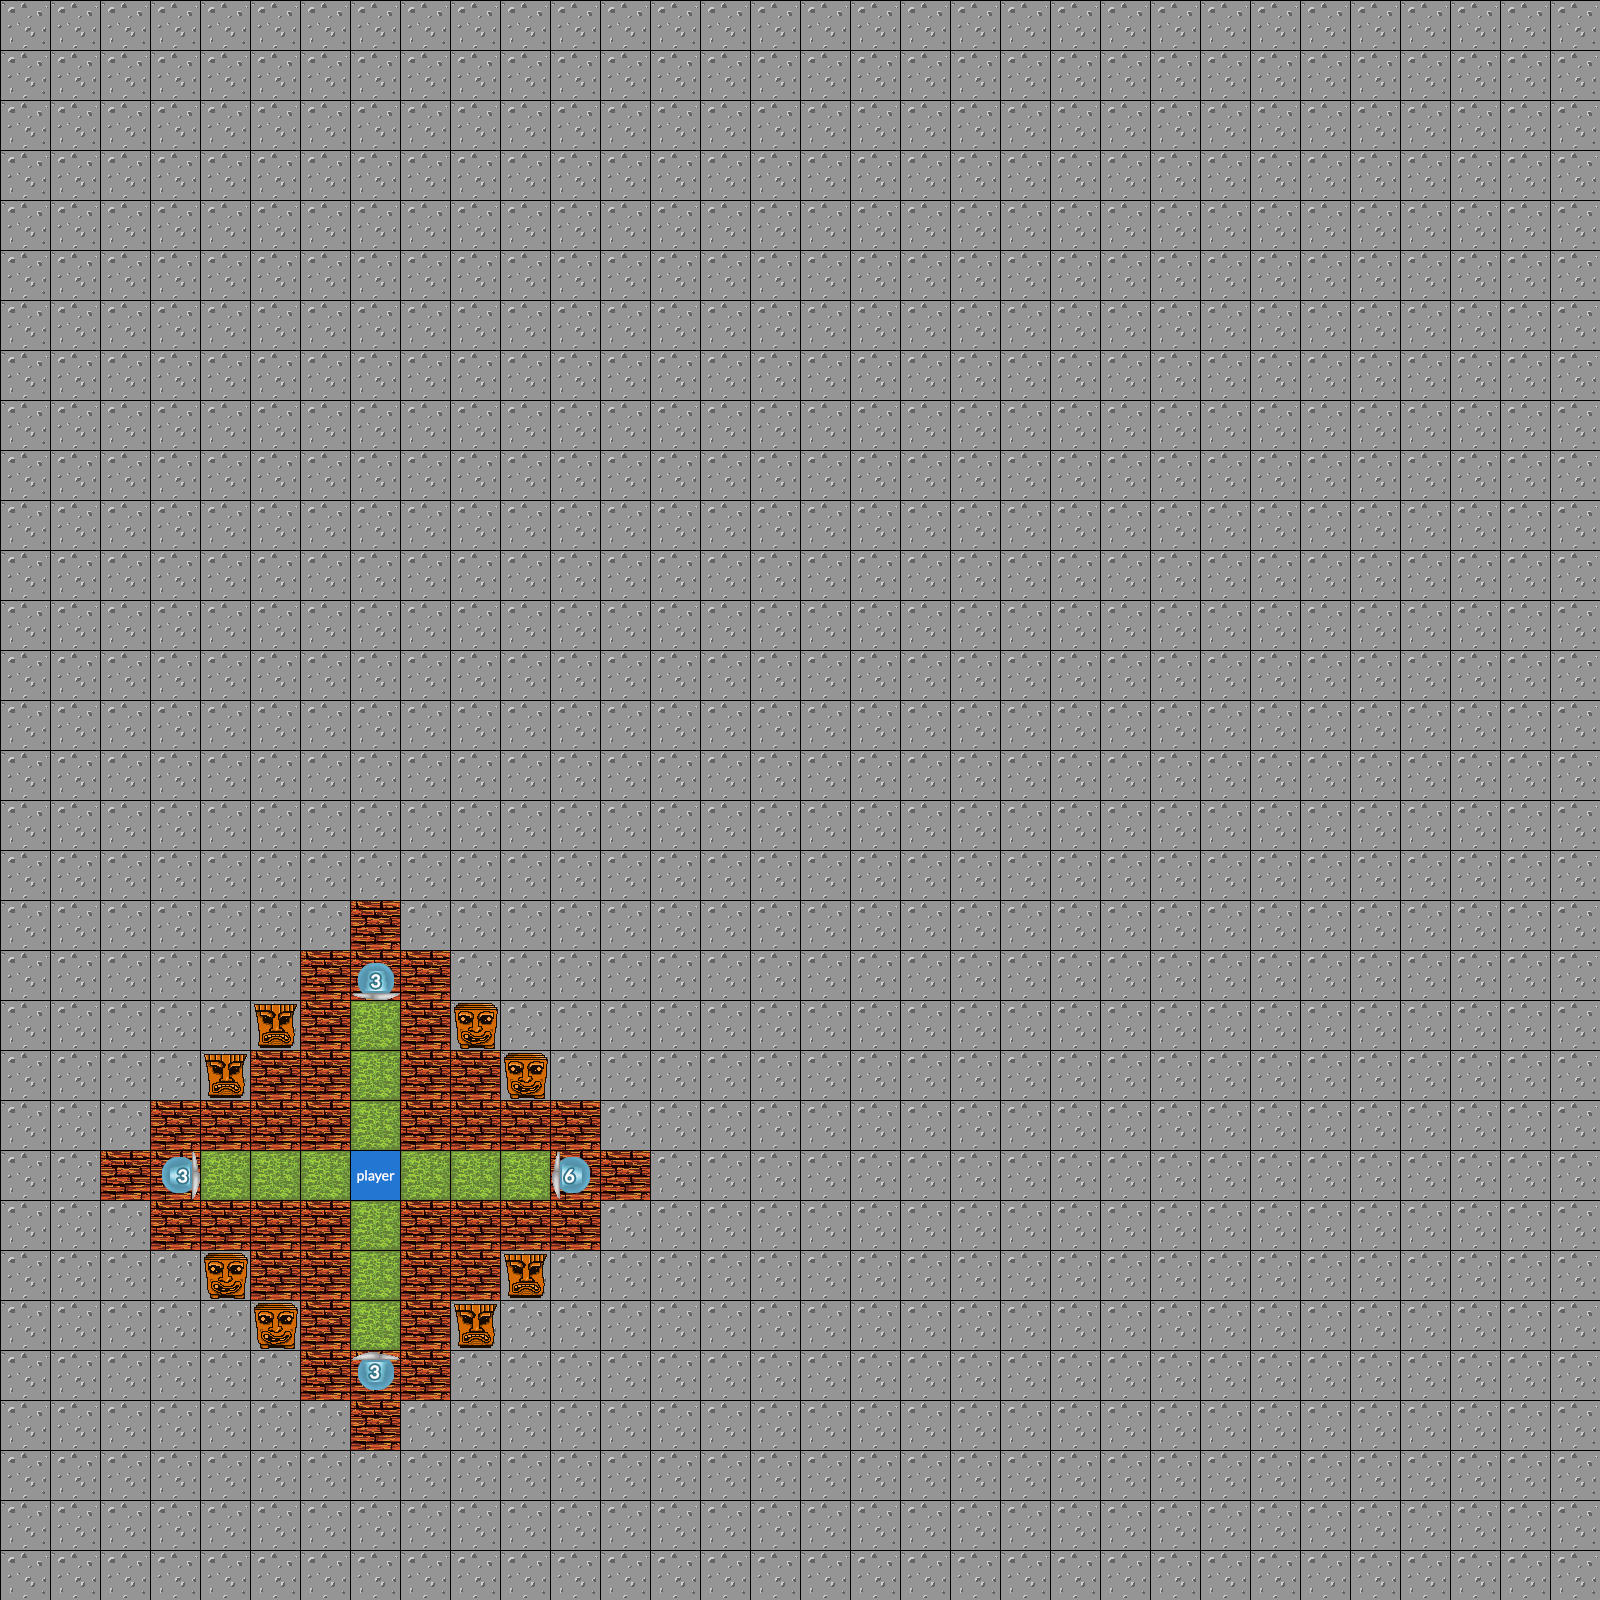

This is a level from a 2D game, rendered from its Tiled map with the project's own tilesets. A one-line summary and the map file follow, with tile-layer data summarised:
An orthogonal 32x32 tile map with 50x50 px tiles, 4 tile layers (Background, Paths, Interactive, Foreground).

<map version="1.0" orientation="orthogonal" renderorder="right-down" width="32" height="32" tilewidth="50" tileheight="50" nextobjectid="1">
 <properties>
  <property name="name" value="Template" />
 </properties>
 <tileset firstgid="1" name="tiles" tilewidth="50" tileheight="50" spacing="2" tilecount="540" columns="27">
  <image source="../images/tiles.png" width="1404" height="1040" />
  <tile id="432">
   <properties>
    <property name="fan" type="int" value="2" />
    <property name="strength" type="int" value="1" />
   </properties>
  </tile>
  <tile id="433">
   <properties>
    <property name="fan" value="0" />
    <property name="strength" type="int" value="1" />
   </properties>
  </tile>
  <tile id="434">
   <properties>
    <property name="fan" value="2" />
    <property name="strength" type="int" value="2" />
   </properties>
  </tile>
  <tile id="435">
   <properties>
    <property name="fan" value="0" />
    <property name="strength" type="int" value="2" />
   </properties>
  </tile>
  <tile id="436">
   <properties>
    <property name="fan" value="2" />
    <property name="strength" type="int" value="3" />
   </properties>
  </tile>
  <tile id="437">
   <properties>
    <property name="fan" value="0" />
    <property name="strength" type="int" value="3" />
   </properties>
  </tile>
  <tile id="438">
   <properties>
    <property name="flame" type="int" value="1" />
   </properties>
  </tile>
  <tile id="439">
   <properties>
    <property name="flame" type="int" value="2" />
   </properties>
  </tile>
  <tile id="459">
   <properties>
    <property name="fan" value="3" />
    <property name="strength" type="int" value="1" />
   </properties>
  </tile>
  <tile id="460">
   <properties>
    <property name="fan" type="int" value="1" />
    <property name="strength" type="int" value="1" />
   </properties>
  </tile>
  <tile id="461">
   <properties>
    <property name="fan" value="3" />
    <property name="strength" type="int" value="2" />
   </properties>
  </tile>
  <tile id="462">
   <properties>
    <property name="fan" type="int" value="1" />
    <property name="strength" type="int" value="2" />
   </properties>
  </tile>
  <tile id="463">
   <properties>
    <property name="fan" value="3" />
    <property name="strength" type="int" value="3" />
   </properties>
  </tile>
  <tile id="464">
   <properties>
    <property name="fan" type="int" value="1" />
    <property name="strength" type="int" value="3" />
   </properties>
  </tile>
  <tile id="465">
   <properties>
    <property name="flame" type="int" value="3" />
   </properties>
  </tile>
  <tile id="466">
   <properties>
    <property name="flame" type="int" value="4" />
   </properties>
  </tile>
  <tile id="486">
   <properties>
    <property name="fan" value="2" />
    <property name="strength" type="int" value="4" />
   </properties>
  </tile>
  <tile id="487">
   <properties>
    <property name="fan" value="0" />
    <property name="strength" type="int" value="4" />
   </properties>
  </tile>
  <tile id="488">
   <properties>
    <property name="fan" value="2" />
    <property name="strength" type="int" value="5" />
   </properties>
  </tile>
  <tile id="489">
   <properties>
    <property name="fan" value="0" />
    <property name="strength" type="int" value="5" />
   </properties>
  </tile>
  <tile id="490">
   <properties>
    <property name="fan" value="2" />
    <property name="strength" type="int" value="6" />
   </properties>
  </tile>
  <tile id="491">
   <properties>
    <property name="fan" value="0" />
    <property name="strength" type="int" value="6" />
   </properties>
  </tile>
  <tile id="513">
   <properties>
    <property name="fan" value="3" />
    <property name="strength" type="int" value="4" />
   </properties>
  </tile>
  <tile id="514">
   <properties>
    <property name="fan" type="int" value="1" />
    <property name="strength" type="int" value="4" />
   </properties>
  </tile>
  <tile id="515">
   <properties>
    <property name="fan" value="3" />
    <property name="strength" type="int" value="5" />
   </properties>
  </tile>
  <tile id="516">
   <properties>
    <property name="fan" type="int" value="1" />
    <property name="strength" type="int" value="5" />
   </properties>
  </tile>
  <tile id="517">
   <properties>
    <property name="fan" value="3" />
    <property name="strength" type="int" value="6" />
   </properties>
  </tile>
  <tile id="518">
   <properties>
    <property name="fan" type="int" value="1" />
    <property name="strength" type="int" value="6" />
   </properties>
  </tile>
  <tile id="527">
   <properties>
    <property name="player" type="bool" value="true" />
   </properties>
  </tile>
 </tileset>
 <layer name="Background" width="32" height="32">
  <data>[1024 cells, 1024 non-empty, 2 distinct tile ids]</data>
 </layer>
 <layer name="Paths" width="32" height="32">
  <data>[1024 cells, 13 non-empty, 1 distinct tile ids]</data>
 </layer>
 <layer name="Interactive" width="32" height="32">
  <data>[1024 cells, 5 non-empty, 5 distinct tile ids]</data>
 </layer>
 <layer name="Foreground" width="32" height="32">
  <data>[1024 cells, 9 non-empty, 3 distinct tile ids]</data>
 </layer>
</map>
